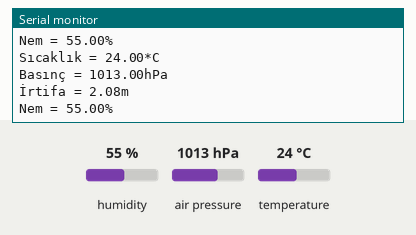
The sketch below on a simulated Arduino Uno, built with avr-gcc and run on an emulated ATmega328P. Shown: the last lines printed to the serial monitor. The inputs (shaded band) are chosen by the test bench; at power-on: humidity 55 %, air pressure 1013 hPa, temperature 24 °C.

Above: at 1.2 s.
1.3 s: humidity set to 22 %
At 2.6 s:
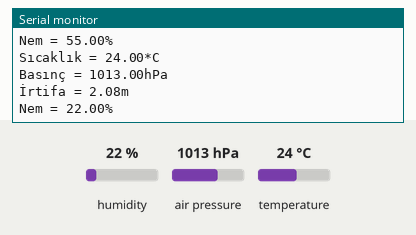
2.8 s: air pressure set to 952 hPa
At 3.9 s:
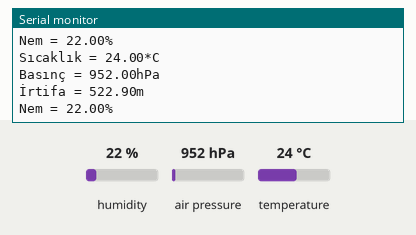

The sketch:

basinc_nem_sicaklik_bme280.ino
```cpp
#include <Wire.h>
#include <Adafruit_Sensor.h>
#include <Adafruit_BME280.h>

#define SEALEVELPRESSURE_HPA (1013.25)

Adafruit_BME280 bme;

void setup() {
	Serial.begin(9600);

	if (!bme.begin(0x76)) {
		Serial.println("BME280 SENSÖRÜ BULUNAMADI, BAĞLANTIYI KONTROL EDİNİZ! 3.3V kullanmayı unutmayın**");
		while (1);
	}
}

void loop() {
	Serial.print("Sıcaklık = ");
	Serial.print(bme.readTemperature());
	Serial.println("*C");

	Serial.print("Basınç = ");
	Serial.print(bme.readPressure() / 100.0F);
	Serial.println("hPa");

	Serial.print("İrtifa = ");
	Serial.print(bme.readAltitude(SEALEVELPRESSURE_HPA));
	Serial.println("m");

	Serial.print("Nem = ");
	Serial.print(bme.readHumidity());
	Serial.println("%");

	Serial.println();
	delay(1000);
}
```

Measured:
- after the input at 1.3 s, the serial monitor: prints a new line after 0.79 s (image 1)
- after the input at 2.8 s, the serial monitor: prints a new line after 0.26 s (image 2)
